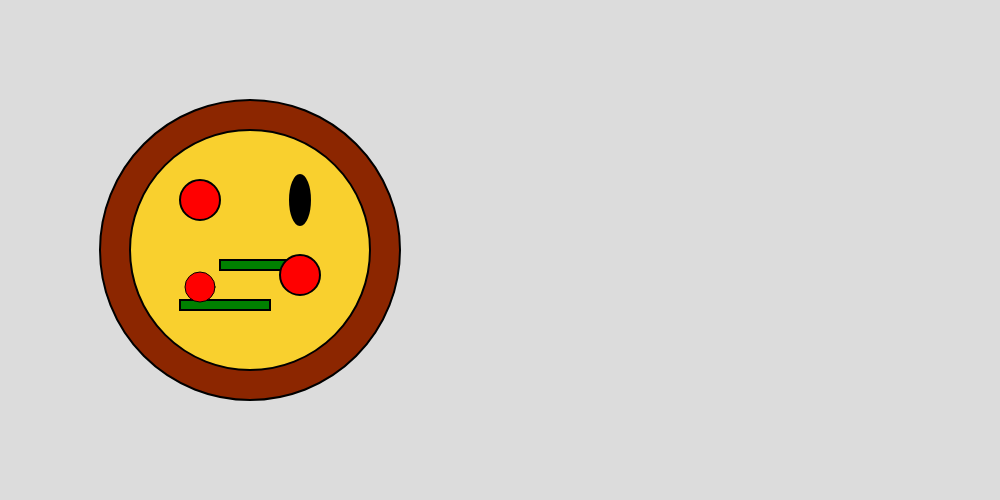
Frame 1 (no input)
Frame 60 (no input): identical to frame 1, image omitted
Frame 120 (the mouse pressed at the canvas centre since frame 60): identical to frame 1, image omitted

The p5.js sketch that drew this single still picture (run headless with seeded random() and noise() and a simulated clock; from frame 60 on, the mouse is pressed at the canvas centre):

// p5.js sketch
// ── sketch.js
function setup() {
  createCanvas(1000, 500);
  //A canvas width of at least 500 pixels, max 1920 pixels. yes;
  // A canvas height of at least 500 pixels, max 1080 pixels. yes;
}

// Ariana W.

// I decided to sketch a pizza because my study will explore how communities form around interactive media, such as video games, through shared food experiences. Pizza is a unifying food often seen in games geared toward young people, making it an ideal subject. Two great examples are Papa’s Pizzeria and Work at a Pizza Place.

// This sketch is a pizza wi

function draw() {
  background(220);
  
  
  
  strokeWeight(5);
  // crust color
  //stroke(140, 38, 23);
  
  
  strokeWeight(2);
  // pie crust
  fill(140, 38, 0);
  circle(250,250, 300);
  
    
 
  // cheese
  fill(249,208,46);
  circle (250, 250, 240);
  
  // olives
  fill("black");
  ellipse(300, 200, 20, 50, );
  
  
  // green onion (1)
 fill("green");
rect(220, 260, 90, 10);
  
  
  // green onion (2)
 // strokeWeight(20);
 fill("green");
 rect(180, 300, 90, 10);
  
  // peppronni 1
  fill("red");
  circle(200,200, 40);

  
  // peppronni 2
  fill("red");
  circle(300,275, 40);
  
   // peppronni 3
  strokeWeight(1);
  fill("red");
  circle(200,287, 30);
 
  
  
}
